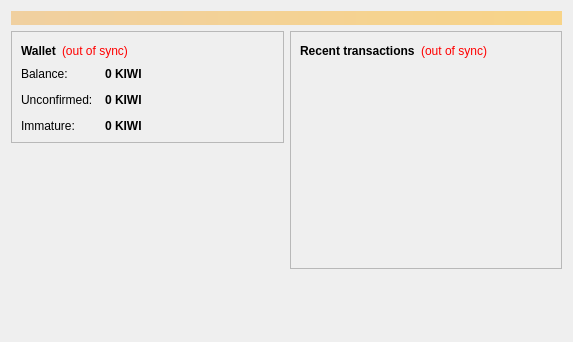
<?xml version="1.0" encoding="UTF-8"?>
<ui version="4.0">
 <class>OverviewPage</class>
 <widget class="QWidget" name="OverviewPage">
  <property name="geometry">
   <rect>
    <x>0</x>
    <y>0</y>
    <width>573</width>
    <height>342</height>
   </rect>
  </property>
  <property name="windowTitle">
   <string>Form</string>
  </property>
  <layout class="QVBoxLayout" name="topLayout">
   <item>
    <widget class="QLabel" name="labelAlerts">
     <property name="visible">
      <bool>false</bool>
     </property>
     <property name="styleSheet">
      <string notr="true">background-color: qlineargradient(x1: 0, y1: 0, x2: 1, y2: 0, stop:0 #F0D0A0, stop:1 #F8D488); color:#000000;</string>
     </property>
     <property name="wordWrap">
      <bool>true</bool>
     </property>
     <property name="margin">
      <number>3</number>
     </property>
    </widget>
   </item>
   <item>
    <layout class="QHBoxLayout" name="horizontalLayout" stretch="1,1">
     <item>
      <layout class="QVBoxLayout" name="verticalLayout_2">
       <item>
        <widget class="QFrame" name="frame">
         <property name="frameShape">
          <enum>QFrame::StyledPanel</enum>
         </property>
         <property name="frameShadow">
          <enum>QFrame::Raised</enum>
         </property>
         <layout class="QVBoxLayout" name="verticalLayout_4">
          <item>
           <layout class="QHBoxLayout" name="horizontalLayout_4">
            <item>
             <widget class="QLabel" name="label_5">
              <property name="font">
               <font>
                <weight>75</weight>
                <bold>true</bold>
               </font>
              </property>
              <property name="text">
               <string>Wallet</string>
              </property>
             </widget>
            </item>
            <item>
             <widget class="QLabel" name="labelWalletStatus">
              <property name="toolTip">
               <string>The displayed information may be out of date. Your wallet automatically synchronizes with the Bitcoin network after a connection is established, but this process has not completed yet.</string>
              </property>
              <property name="styleSheet">
               <string notr="true">QLabel { color: red; }</string>
              </property>
              <property name="text">
               <string notr="true">(out of sync)</string>
              </property>
              <property name="alignment">
               <set>Qt::AlignLeading|Qt::AlignLeft|Qt::AlignVCenter</set>
              </property>
             </widget>
            </item>
            <item>
             <spacer name="horizontalSpacer_2">
              <property name="orientation">
               <enum>Qt::Horizontal</enum>
              </property>
              <property name="sizeHint" stdset="0">
               <size>
                <width>40</width>
                <height>20</height>
               </size>
              </property>
             </spacer>
            </item>
           </layout>
          </item>
          <item>
           <layout class="QFormLayout" name="formLayout_2">
            <property name="fieldGrowthPolicy">
             <enum>QFormLayout::AllNonFixedFieldsGrow</enum>
            </property>
            <property name="horizontalSpacing">
             <number>12</number>
            </property>
            <property name="verticalSpacing">
             <number>12</number>
            </property>
            <item row="0" column="0">
             <widget class="QLabel" name="label">
              <property name="text">
               <string>Balance:</string>
              </property>
             </widget>
            </item>
            <item row="0" column="1">
             <widget class="QLabel" name="labelBalance">
              <property name="font">
               <font>
                <weight>75</weight>
                <bold>true</bold>
               </font>
              </property>
              <property name="cursor">
               <cursorShape>IBeamCursor</cursorShape>
              </property>
              <property name="toolTip">
               <string>Your current balance</string>
              </property>
              <property name="text">
               <string notr="true">0 KIWI</string>
              </property>
              <property name="textInteractionFlags">
               <set>Qt::LinksAccessibleByMouse|Qt::TextSelectableByKeyboard|Qt::TextSelectableByMouse</set>
              </property>
             </widget>
            </item>
            <item row="1" column="0">
             <widget class="QLabel" name="label_3">
              <property name="text">
               <string>Unconfirmed:</string>
              </property>
             </widget>
            </item>
            <item row="1" column="1">
             <widget class="QLabel" name="labelUnconfirmed">
              <property name="font">
               <font>
                <weight>75</weight>
                <bold>true</bold>
               </font>
              </property>
              <property name="cursor">
               <cursorShape>IBeamCursor</cursorShape>
              </property>
              <property name="toolTip">
               <string>Total of transactions that have yet to be confirmed, and do not yet count toward the current balance</string>
              </property>
              <property name="text">
               <string notr="true">0 KIWI</string>
              </property>
              <property name="textInteractionFlags">
               <set>Qt::LinksAccessibleByMouse|Qt::TextSelectableByKeyboard|Qt::TextSelectableByMouse</set>
              </property>
             </widget>
            </item>
            <item row="2" column="0">
             <widget class="QLabel" name="labelImmatureText">
              <property name="text">
               <string>Immature:</string>
              </property>
             </widget>
            </item>
            <item row="2" column="1">
             <widget class="QLabel" name="labelImmature">
              <property name="font">
               <font>
                <weight>75</weight>
                <bold>true</bold>
               </font>
              </property>
              <property name="toolTip">
               <string>Mined balance that has not yet matured</string>
              </property>
              <property name="text">
               <string notr="true">0 KIWI</string>
              </property>
              <property name="textInteractionFlags">
               <set>Qt::LinksAccessibleByMouse|Qt::TextSelectableByKeyboard|Qt::TextSelectableByMouse</set>
              </property>
             </widget>
            </item>
           </layout>
          </item>
         </layout>
        </widget>
       </item>
       <item>
        <spacer name="verticalSpacer">
         <property name="orientation">
          <enum>Qt::Vertical</enum>
         </property>
         <property name="sizeHint" stdset="0">
          <size>
           <width>20</width>
           <height>40</height>
          </size>
         </property>
        </spacer>
       </item>
      </layout>
     </item>
     <item>
      <layout class="QVBoxLayout" name="verticalLayout_3">
       <item>
        <widget class="QFrame" name="frame_2">
         <property name="frameShape">
          <enum>QFrame::StyledPanel</enum>
         </property>
         <property name="frameShadow">
          <enum>QFrame::Raised</enum>
         </property>
         <layout class="QVBoxLayout" name="verticalLayout">
          <item>
           <layout class="QHBoxLayout" name="horizontalLayout_2">
            <item>
             <widget class="QLabel" name="label_4">
              <property name="text">
               <string>&lt;b&gt;Recent transactions&lt;/b&gt;</string>
              </property>
             </widget>
            </item>
            <item>
             <widget class="QLabel" name="labelTransactionsStatus">
              <property name="toolTip">
               <string>The displayed information may be out of date. Your wallet automatically synchronizes with the Bitcoin network after a connection is established, but this process has not completed yet.</string>
              </property>
              <property name="styleSheet">
               <string notr="true">QLabel { color: red; }</string>
              </property>
              <property name="text">
               <string notr="true">(out of sync)</string>
              </property>
              <property name="alignment">
               <set>Qt::AlignRight|Qt::AlignTrailing|Qt::AlignVCenter</set>
              </property>
             </widget>
            </item>
            <item>
             <spacer name="horizontalSpacer">
              <property name="orientation">
               <enum>Qt::Horizontal</enum>
              </property>
              <property name="sizeHint" stdset="0">
               <size>
                <width>40</width>
                <height>20</height>
               </size>
              </property>
             </spacer>
            </item>
           </layout>
          </item>
          <item>
           <widget class="QListView" name="listTransactions">
            <property name="styleSheet">
             <string notr="true">QListView { background: transparent; }</string>
            </property>
            <property name="frameShape">
             <enum>QFrame::NoFrame</enum>
            </property>
            <property name="verticalScrollBarPolicy">
             <enum>Qt::ScrollBarAlwaysOff</enum>
            </property>
            <property name="horizontalScrollBarPolicy">
             <enum>Qt::ScrollBarAlwaysOff</enum>
            </property>
            <property name="selectionMode">
             <enum>QAbstractItemView::NoSelection</enum>
            </property>
           </widget>
          </item>
         </layout>
        </widget>
       </item>
       <item>
        <spacer name="verticalSpacer_2">
         <property name="orientation">
          <enum>Qt::Vertical</enum>
         </property>
         <property name="sizeHint" stdset="0">
          <size>
           <width>20</width>
           <height>40</height>
          </size>
         </property>
        </spacer>
       </item>
      </layout>
     </item>
    </layout>
   </item>
  </layout>
 </widget>
 <resources/>
 <connections/>
</ui>
